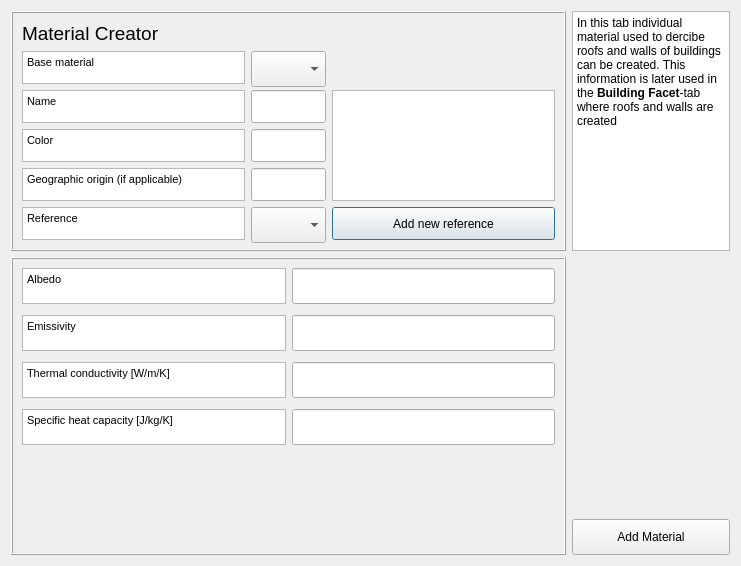
<?xml version="1.0" encoding="UTF-8"?>
<ui version="4.0">
 <class>SpartacusMaterialDialogBase</class>
 <widget class="QDialog" name="SpartacusMaterialDialogBase">
  <property name="geometry">
   <rect>
    <x>0</x>
    <y>0</y>
    <width>741</width>
    <height>566</height>
   </rect>
  </property>
  <property name="windowTitle">
   <string>Urban Type Database editor</string>
  </property>
  <layout class="QGridLayout" name="gridLayout_3">
   <item row="0" column="0">
    <widget class="QFrame" name="frame1">
     <property name="maximumSize">
      <size>
       <width>16777215</width>
       <height>240</height>
      </size>
     </property>
     <property name="frameShape">
      <enum>QFrame::Box</enum>
     </property>
     <property name="frameShadow">
      <enum>QFrame::Raised</enum>
     </property>
     <layout class="QGridLayout" name="gridLayout_2">
      <item row="3" column="0">
       <widget class="QTextBrowser" name="textBrowserOrig">
        <property name="sizePolicy">
         <sizepolicy hsizetype="Expanding" vsizetype="Preferred">
          <horstretch>0</horstretch>
          <verstretch>0</verstretch>
         </sizepolicy>
        </property>
        <property name="maximumSize">
         <size>
          <width>16777215</width>
          <height>36</height>
         </size>
        </property>
        <property name="html">
         <string>&lt;!DOCTYPE HTML PUBLIC &quot;-//W3C//DTD HTML 4.0//EN&quot; &quot;http://www.w3.org/TR/REC-html40/strict.dtd&quot;&gt;
&lt;html&gt;&lt;head&gt;&lt;meta name=&quot;qrichtext&quot; content=&quot;1&quot; /&gt;&lt;style type=&quot;text/css&quot;&gt;
p, li { white-space: pre-wrap; }
&lt;/style&gt;&lt;/head&gt;&lt;body style=&quot; font-family:'MS Shell Dlg 2'; font-size:8.25pt; font-weight:400; font-style:normal;&quot;&gt;
&lt;p style=&quot; margin-top:0px; margin-bottom:0px; margin-left:0px; margin-right:0px; -qt-block-indent:0; text-indent:0px;&quot;&gt;&lt;span style=&quot; font-size:8pt;&quot;&gt;Geographic origin (if applicable)&lt;/span&gt;&lt;/p&gt;&lt;/body&gt;&lt;/html&gt;</string>
        </property>
       </widget>
      </item>
      <item row="4" column="0">
       <widget class="QTextBrowser" name="textBrowserOrig_11">
        <property name="enabled">
         <bool>true</bool>
        </property>
        <property name="sizePolicy">
         <sizepolicy hsizetype="Preferred" vsizetype="Preferred">
          <horstretch>0</horstretch>
          <verstretch>0</verstretch>
         </sizepolicy>
        </property>
        <property name="maximumSize">
         <size>
          <width>16777215</width>
          <height>36</height>
         </size>
        </property>
        <property name="html">
         <string>&lt;!DOCTYPE HTML PUBLIC &quot;-//W3C//DTD HTML 4.0//EN&quot; &quot;http://www.w3.org/TR/REC-html40/strict.dtd&quot;&gt;
&lt;html&gt;&lt;head&gt;&lt;meta name=&quot;qrichtext&quot; content=&quot;1&quot; /&gt;&lt;style type=&quot;text/css&quot;&gt;
p, li { white-space: pre-wrap; }
&lt;/style&gt;&lt;/head&gt;&lt;body style=&quot; font-family:'MS Shell Dlg 2'; font-size:8.25pt; font-weight:400; font-style:normal;&quot;&gt;
&lt;p style=&quot; margin-top:0px; margin-bottom:0px; margin-left:0px; margin-right:0px; -qt-block-indent:0; text-indent:0px;&quot;&gt;&lt;span style=&quot; font-size:8pt;&quot;&gt;Reference&lt;/span&gt;&lt;/p&gt;&lt;/body&gt;&lt;/html&gt;</string>
        </property>
       </widget>
      </item>
      <item row="2" column="0">
       <widget class="QTextBrowser" name="textBrowserOrig_10">
        <property name="sizePolicy">
         <sizepolicy hsizetype="Expanding" vsizetype="Preferred">
          <horstretch>0</horstretch>
          <verstretch>0</verstretch>
         </sizepolicy>
        </property>
        <property name="maximumSize">
         <size>
          <width>16777215</width>
          <height>36</height>
         </size>
        </property>
        <property name="html">
         <string>&lt;!DOCTYPE HTML PUBLIC &quot;-//W3C//DTD HTML 4.0//EN&quot; &quot;http://www.w3.org/TR/REC-html40/strict.dtd&quot;&gt;
&lt;html&gt;&lt;head&gt;&lt;meta name=&quot;qrichtext&quot; content=&quot;1&quot; /&gt;&lt;style type=&quot;text/css&quot;&gt;
p, li { white-space: pre-wrap; }
&lt;/style&gt;&lt;/head&gt;&lt;body style=&quot; font-family:'MS Shell Dlg 2'; font-size:8.25pt; font-weight:400; font-style:normal;&quot;&gt;
&lt;p style=&quot; margin-top:0px; margin-bottom:0px; margin-left:0px; margin-right:0px; -qt-block-indent:0; text-indent:0px;&quot;&gt;&lt;span style=&quot; font-size:8pt;&quot;&gt;Color&lt;/span&gt;&lt;/p&gt;&lt;/body&gt;&lt;/html&gt;</string>
        </property>
       </widget>
      </item>
      <item row="1" column="0">
       <widget class="QTextBrowser" name="textBrowserDesc">
        <property name="sizePolicy">
         <sizepolicy hsizetype="Expanding" vsizetype="Preferred">
          <horstretch>0</horstretch>
          <verstretch>0</verstretch>
         </sizepolicy>
        </property>
        <property name="maximumSize">
         <size>
          <width>16777215</width>
          <height>36</height>
         </size>
        </property>
        <property name="html">
         <string>&lt;!DOCTYPE HTML PUBLIC &quot;-//W3C//DTD HTML 4.0//EN&quot; &quot;http://www.w3.org/TR/REC-html40/strict.dtd&quot;&gt;
&lt;html&gt;&lt;head&gt;&lt;meta name=&quot;qrichtext&quot; content=&quot;1&quot; /&gt;&lt;style type=&quot;text/css&quot;&gt;
p, li { white-space: pre-wrap; }
&lt;/style&gt;&lt;/head&gt;&lt;body style=&quot; font-family:'MS Shell Dlg 2'; font-size:8.25pt; font-weight:400; font-style:normal;&quot;&gt;
&lt;p style=&quot; margin-top:0px; margin-bottom:0px; margin-left:0px; margin-right:0px; -qt-block-indent:0; text-indent:0px;&quot;&gt;&lt;span style=&quot; font-size:8pt;&quot;&gt;Name&lt;/span&gt;&lt;/p&gt;&lt;/body&gt;&lt;/html&gt;</string>
        </property>
       </widget>
      </item>
      <item row="0" column="0">
       <widget class="QLabel" name="label_3">
        <property name="font">
         <font>
          <pointsize>14</pointsize>
          <weight>50</weight>
          <italic>false</italic>
          <bold>false</bold>
          <strikeout>false</strikeout>
          <kerning>true</kerning>
         </font>
        </property>
        <property name="text">
         <string>Material Creator</string>
        </property>
       </widget>
      </item>
      <item row="2" column="2" rowspan="3">
       <widget class="QTextBrowser" name="textBrowserRef">
        <property name="enabled">
         <bool>true</bool>
        </property>
        <property name="sizePolicy">
         <sizepolicy hsizetype="Preferred" vsizetype="Expanding">
          <horstretch>0</horstretch>
          <verstretch>0</verstretch>
         </sizepolicy>
        </property>
        <property name="minimumSize">
         <size>
          <width>0</width>
          <height>0</height>
         </size>
        </property>
        <property name="maximumSize">
         <size>
          <width>525</width>
          <height>211</height>
         </size>
        </property>
       </widget>
      </item>
      <item row="1" column="0">
       <widget class="QTextBrowser" name="textBrowserBase_12">
        <property name="enabled">
         <bool>true</bool>
        </property>
        <property name="sizePolicy">
         <sizepolicy hsizetype="Preferred" vsizetype="Preferred">
          <horstretch>0</horstretch>
          <verstretch>0</verstretch>
         </sizepolicy>
        </property>
        <property name="maximumSize">
         <size>
          <width>16777215</width>
          <height>36</height>
         </size>
        </property>
        <property name="html">
         <string>&lt;!DOCTYPE HTML PUBLIC &quot;-//W3C//DTD HTML 4.0//EN&quot; &quot;http://www.w3.org/TR/REC-html40/strict.dtd&quot;&gt;
&lt;html&gt;&lt;head&gt;&lt;meta name=&quot;qrichtext&quot; content=&quot;1&quot; /&gt;&lt;style type=&quot;text/css&quot;&gt;
p, li { white-space: pre-wrap; }
&lt;/style&gt;&lt;/head&gt;&lt;body style=&quot; font-family:'MS Shell Dlg 2'; font-size:8.25pt; font-weight:400; font-style:normal;&quot;&gt;
&lt;p style=&quot; margin-top:0px; margin-bottom:0px; margin-left:0px; margin-right:0px; -qt-block-indent:0; text-indent:0px;&quot;&gt;&lt;span style=&quot; font-size:8pt;&quot;&gt;Base material&lt;/span&gt;&lt;/p&gt;&lt;/body&gt;&lt;/html&gt;</string>
        </property>
       </widget>
      </item>
      <item row="4" column="0">
       <widget class="QTextBrowser" name="textBrowserOrig">
        <property name="sizePolicy">
         <sizepolicy hsizetype="Expanding" vsizetype="Preferred">
          <horstretch>0</horstretch>
          <verstretch>0</verstretch>
         </sizepolicy>
        </property>
        <property name="maximumSize">
         <size>
          <width>16777215</width>
          <height>36</height>
         </size>
        </property>
        <property name="html">
         <string>&lt;!DOCTYPE HTML PUBLIC &quot;-//W3C//DTD HTML 4.0//EN&quot; &quot;http://www.w3.org/TR/REC-html40/strict.dtd&quot;&gt;
&lt;html&gt;&lt;head&gt;&lt;meta name=&quot;qrichtext&quot; content=&quot;1&quot; /&gt;&lt;style type=&quot;text/css&quot;&gt;
p, li { white-space: pre-wrap; }
&lt;/style&gt;&lt;/head&gt;&lt;body style=&quot; font-family:'MS Shell Dlg 2'; font-size:8.25pt; font-weight:400; font-style:normal;&quot;&gt;
&lt;p style=&quot; margin-top:0px; margin-bottom:0px; margin-left:0px; margin-right:0px; -qt-block-indent:0; text-indent:0px;&quot;&gt;&lt;span style=&quot; font-size:8pt;&quot;&gt;Geographic origin (if applicable)&lt;/span&gt;&lt;/p&gt;&lt;/body&gt;&lt;/html&gt;</string>
        </property>
       </widget>
      </item>
      <item row="4" column="1">
       <widget class="QgsFilterLineEdit" name="textEditOrig">
        <property name="sizePolicy">
         <sizepolicy hsizetype="Expanding" vsizetype="Preferred">
          <horstretch>0</horstretch>
          <verstretch>0</verstretch>
         </sizepolicy>
        </property>
        <property name="maximumSize">
         <size>
          <width>16777215</width>
          <height>36</height>
         </size>
        </property>
        <property name="qgisRelation" stdset="0">
         <string notr="true"/>
        </property>
       </widget>
      </item>
      <item row="5" column="2">
       <widget class="QPushButton" name="pushButtonToRefManager">
        <property name="enabled">
         <bool>true</bool>
        </property>
        <property name="sizePolicy">
         <sizepolicy hsizetype="Minimum" vsizetype="Expanding">
          <horstretch>0</horstretch>
          <verstretch>0</verstretch>
         </sizepolicy>
        </property>
        <property name="maximumSize">
         <size>
          <width>16777215</width>
          <height>36</height>
         </size>
        </property>
        <property name="text">
         <string>Add new reference</string>
        </property>
       </widget>
      </item>
      <item row="3" column="1">
       <widget class="QgsFilterLineEdit" name="textEditColor">
        <property name="sizePolicy">
         <sizepolicy hsizetype="Expanding" vsizetype="Preferred">
          <horstretch>0</horstretch>
          <verstretch>0</verstretch>
         </sizepolicy>
        </property>
        <property name="maximumSize">
         <size>
          <width>16777215</width>
          <height>36</height>
         </size>
        </property>
        <property name="inputMethodHints">
         <set>Qt::ImhNone</set>
        </property>
        <property name="qgisRelation" stdset="0">
         <string notr="true"/>
        </property>
       </widget>
      </item>
      <item row="2" column="0">
       <widget class="QTextBrowser" name="textBrowserDesc">
        <property name="sizePolicy">
         <sizepolicy hsizetype="Expanding" vsizetype="Preferred">
          <horstretch>0</horstretch>
          <verstretch>0</verstretch>
         </sizepolicy>
        </property>
        <property name="maximumSize">
         <size>
          <width>16777215</width>
          <height>36</height>
         </size>
        </property>
        <property name="html">
         <string>&lt;!DOCTYPE HTML PUBLIC &quot;-//W3C//DTD HTML 4.0//EN&quot; &quot;http://www.w3.org/TR/REC-html40/strict.dtd&quot;&gt;
&lt;html&gt;&lt;head&gt;&lt;meta name=&quot;qrichtext&quot; content=&quot;1&quot; /&gt;&lt;style type=&quot;text/css&quot;&gt;
p, li { white-space: pre-wrap; }
&lt;/style&gt;&lt;/head&gt;&lt;body style=&quot; font-family:'MS Shell Dlg 2'; font-size:8.25pt; font-weight:400; font-style:normal;&quot;&gt;
&lt;p style=&quot; margin-top:0px; margin-bottom:0px; margin-left:0px; margin-right:0px; -qt-block-indent:0; text-indent:0px;&quot;&gt;&lt;span style=&quot; font-size:8pt;&quot;&gt;Name&lt;/span&gt;&lt;/p&gt;&lt;/body&gt;&lt;/html&gt;</string>
        </property>
       </widget>
      </item>
      <item row="3" column="0">
       <widget class="QTextBrowser" name="textBrowserOrig_10">
        <property name="sizePolicy">
         <sizepolicy hsizetype="Expanding" vsizetype="Preferred">
          <horstretch>0</horstretch>
          <verstretch>0</verstretch>
         </sizepolicy>
        </property>
        <property name="maximumSize">
         <size>
          <width>16777215</width>
          <height>36</height>
         </size>
        </property>
        <property name="html">
         <string>&lt;!DOCTYPE HTML PUBLIC &quot;-//W3C//DTD HTML 4.0//EN&quot; &quot;http://www.w3.org/TR/REC-html40/strict.dtd&quot;&gt;
&lt;html&gt;&lt;head&gt;&lt;meta name=&quot;qrichtext&quot; content=&quot;1&quot; /&gt;&lt;style type=&quot;text/css&quot;&gt;
p, li { white-space: pre-wrap; }
&lt;/style&gt;&lt;/head&gt;&lt;body style=&quot; font-family:'MS Shell Dlg 2'; font-size:8.25pt; font-weight:400; font-style:normal;&quot;&gt;
&lt;p style=&quot; margin-top:0px; margin-bottom:0px; margin-left:0px; margin-right:0px; -qt-block-indent:0; text-indent:0px;&quot;&gt;&lt;span style=&quot; font-size:8pt;&quot;&gt;Color&lt;/span&gt;&lt;/p&gt;&lt;/body&gt;&lt;/html&gt;</string>
        </property>
       </widget>
      </item>
      <item row="5" column="1">
       <widget class="QComboBox" name="comboBoxRef">
        <property name="enabled">
         <bool>true</bool>
        </property>
        <property name="sizePolicy">
         <sizepolicy hsizetype="Preferred" vsizetype="Preferred">
          <horstretch>0</horstretch>
          <verstretch>0</verstretch>
         </sizepolicy>
        </property>
        <property name="minimumSize">
         <size>
          <width>0</width>
          <height>36</height>
         </size>
        </property>
        <property name="maximumSize">
         <size>
          <width>500</width>
          <height>36</height>
         </size>
        </property>
       </widget>
      </item>
      <item row="6" column="0">
       <spacer name="verticalSpacer_2">
        <property name="orientation">
         <enum>Qt::Vertical</enum>
        </property>
        <property name="sizeHint" stdset="0">
         <size>
          <width>20</width>
          <height>40</height>
         </size>
        </property>
       </spacer>
      </item>
      <item row="5" column="0">
       <widget class="QTextBrowser" name="textBrowserOrig_11">
        <property name="enabled">
         <bool>true</bool>
        </property>
        <property name="sizePolicy">
         <sizepolicy hsizetype="Preferred" vsizetype="Preferred">
          <horstretch>0</horstretch>
          <verstretch>0</verstretch>
         </sizepolicy>
        </property>
        <property name="maximumSize">
         <size>
          <width>16777215</width>
          <height>36</height>
         </size>
        </property>
        <property name="html">
         <string>&lt;!DOCTYPE HTML PUBLIC &quot;-//W3C//DTD HTML 4.0//EN&quot; &quot;http://www.w3.org/TR/REC-html40/strict.dtd&quot;&gt;
&lt;html&gt;&lt;head&gt;&lt;meta name=&quot;qrichtext&quot; content=&quot;1&quot; /&gt;&lt;style type=&quot;text/css&quot;&gt;
p, li { white-space: pre-wrap; }
&lt;/style&gt;&lt;/head&gt;&lt;body style=&quot; font-family:'MS Shell Dlg 2'; font-size:8.25pt; font-weight:400; font-style:normal;&quot;&gt;
&lt;p style=&quot; margin-top:0px; margin-bottom:0px; margin-left:0px; margin-right:0px; -qt-block-indent:0; text-indent:0px;&quot;&gt;&lt;span style=&quot; font-size:8pt;&quot;&gt;Reference&lt;/span&gt;&lt;/p&gt;&lt;/body&gt;&lt;/html&gt;</string>
        </property>
       </widget>
      </item>
      <item row="1" column="1">
       <widget class="QComboBox" name="comboBoxBase">
        <property name="enabled">
         <bool>true</bool>
        </property>
        <property name="sizePolicy">
         <sizepolicy hsizetype="Preferred" vsizetype="Preferred">
          <horstretch>0</horstretch>
          <verstretch>0</verstretch>
         </sizepolicy>
        </property>
        <property name="minimumSize">
         <size>
          <width>0</width>
          <height>36</height>
         </size>
        </property>
        <property name="maximumSize">
         <size>
          <width>500</width>
          <height>36</height>
         </size>
        </property>
       </widget>
      </item>
      <item row="2" column="1">
       <widget class="QgsFilterLineEdit" name="textEditName">
        <property name="sizePolicy">
         <sizepolicy hsizetype="Expanding" vsizetype="Preferred">
          <horstretch>0</horstretch>
          <verstretch>0</verstretch>
         </sizepolicy>
        </property>
        <property name="maximumSize">
         <size>
          <width>16777215</width>
          <height>36</height>
         </size>
        </property>
        <property name="inputMethodHints">
         <set>Qt::ImhNone</set>
        </property>
        <property name="qgisRelation" stdset="0">
         <string notr="true"/>
        </property>
       </widget>
      </item>
     </layout>
    </widget>
   </item>
   <item row="0" column="1">
    <widget class="QTextBrowser" name="textBrowserDescVar">
     <property name="enabled">
      <bool>true</bool>
     </property>
     <property name="sizePolicy">
      <sizepolicy hsizetype="Preferred" vsizetype="Preferred">
       <horstretch>0</horstretch>
       <verstretch>0</verstretch>
      </sizepolicy>
     </property>
     <property name="minimumSize">
      <size>
       <width>150</width>
       <height>0</height>
      </size>
     </property>
     <property name="maximumSize">
      <size>
       <width>16777215</width>
       <height>16777215</height>
      </size>
     </property>
     <property name="html">
      <string>&lt;!DOCTYPE HTML PUBLIC &quot;-//W3C//DTD HTML 4.0//EN&quot; &quot;http://www.w3.org/TR/REC-html40/strict.dtd&quot;&gt;
&lt;html&gt;&lt;head&gt;&lt;meta name=&quot;qrichtext&quot; content=&quot;1&quot; /&gt;&lt;style type=&quot;text/css&quot;&gt;
p, li { white-space: pre-wrap; }
&lt;/style&gt;&lt;/head&gt;&lt;body style=&quot; font-family:'MS Shell Dlg 2'; font-size:8.25pt; font-weight:400; font-style:normal;&quot;&gt;
&lt;p style=&quot; margin-top:12px; margin-bottom:12px; margin-left:0px; margin-right:0px; -qt-block-indent:0; text-indent:0px;&quot;&gt;&lt;span style=&quot; font-size:9pt;&quot;&gt;In this tab individual material used to dercibe roofs and walls of buildings can be created. This information is later used in the &lt;/span&gt;&lt;span style=&quot; font-size:9pt; font-weight:600;&quot;&gt;Building Facet&lt;/span&gt;&lt;span style=&quot; font-size:9pt;&quot;&gt;-tab where roofs and walls are created&lt;/span&gt;&lt;/p&gt;&lt;/body&gt;&lt;/html&gt;</string>
     </property>
    </widget>
   </item>
   <item row="1" column="0" rowspan="2">
    <widget class="QFrame" name="frame">
     <property name="frameShape">
      <enum>QFrame::Box</enum>
     </property>
     <property name="frameShadow">
      <enum>QFrame::Raised</enum>
     </property>
     <layout class="QGridLayout" name="gridLayout">
      <property name="verticalSpacing">
       <number>11</number>
      </property>
      <item row="6" column="0">
       <widget class="QTextBrowser" name="textBrowserOrig_2">
        <property name="sizePolicy">
         <sizepolicy hsizetype="Expanding" vsizetype="Preferred">
          <horstretch>0</horstretch>
          <verstretch>0</verstretch>
         </sizepolicy>
        </property>
        <property name="maximumSize">
         <size>
          <width>16777215</width>
          <height>36</height>
         </size>
        </property>
        <property name="html">
         <string>&lt;!DOCTYPE HTML PUBLIC &quot;-//W3C//DTD HTML 4.0//EN&quot; &quot;http://www.w3.org/TR/REC-html40/strict.dtd&quot;&gt;
&lt;html&gt;&lt;head&gt;&lt;meta name=&quot;qrichtext&quot; content=&quot;1&quot; /&gt;&lt;style type=&quot;text/css&quot;&gt;
p, li { white-space: pre-wrap; }
&lt;/style&gt;&lt;/head&gt;&lt;body style=&quot; font-family:'MS Shell Dlg 2'; font-size:8.25pt; font-weight:400; font-style:normal;&quot;&gt;
&lt;p style=&quot; margin-top:0px; margin-bottom:0px; margin-left:0px; margin-right:0px; -qt-block-indent:0; text-indent:0px;&quot;&gt;&lt;span style=&quot; font-size:8pt;&quot;&gt;Albedo&lt;/span&gt;&lt;/p&gt;&lt;/body&gt;&lt;/html&gt;</string>
        </property>
       </widget>
      </item>
      <item row="8" column="1">
       <widget class="QgsFilterLineEdit" name="textEditThermalC">
        <property name="sizePolicy">
         <sizepolicy hsizetype="Expanding" vsizetype="Preferred">
          <horstretch>0</horstretch>
          <verstretch>0</verstretch>
         </sizepolicy>
        </property>
        <property name="maximumSize">
         <size>
          <width>16777215</width>
          <height>36</height>
         </size>
        </property>
        <property name="inputMethodHints">
         <set>Qt::ImhDigitsOnly|Qt::ImhFormattedNumbersOnly</set>
        </property>
        <property name="qgisRelation" stdset="0">
         <string notr="true"/>
        </property>
       </widget>
      </item>
      <item row="9" column="1">
       <widget class="QgsFilterLineEdit" name="textEditSpecificH">
        <property name="sizePolicy">
         <sizepolicy hsizetype="Expanding" vsizetype="Preferred">
          <horstretch>0</horstretch>
          <verstretch>0</verstretch>
         </sizepolicy>
        </property>
        <property name="maximumSize">
         <size>
          <width>16777215</width>
          <height>36</height>
         </size>
        </property>
        <property name="inputMethodHints">
         <set>Qt::ImhDigitsOnly|Qt::ImhFormattedNumbersOnly</set>
        </property>
        <property name="qgisRelation" stdset="0">
         <string notr="true"/>
        </property>
       </widget>
      </item>
      <item row="7" column="1">
       <widget class="QgsFilterLineEdit" name="textEditEmissivity">
        <property name="sizePolicy">
         <sizepolicy hsizetype="Expanding" vsizetype="Preferred">
          <horstretch>0</horstretch>
          <verstretch>0</verstretch>
         </sizepolicy>
        </property>
        <property name="maximumSize">
         <size>
          <width>16777215</width>
          <height>36</height>
         </size>
        </property>
        <property name="inputMethodHints">
         <set>Qt::ImhDigitsOnly|Qt::ImhFormattedNumbersOnly</set>
        </property>
        <property name="qgisRelation" stdset="0">
         <string notr="true"/>
        </property>
       </widget>
      </item>
      <item row="7" column="0">
       <widget class="QTextBrowser" name="textBrowserOrig_3">
        <property name="sizePolicy">
         <sizepolicy hsizetype="Expanding" vsizetype="Preferred">
          <horstretch>0</horstretch>
          <verstretch>0</verstretch>
         </sizepolicy>
        </property>
        <property name="maximumSize">
         <size>
          <width>16777215</width>
          <height>36</height>
         </size>
        </property>
        <property name="html">
         <string>&lt;!DOCTYPE HTML PUBLIC &quot;-//W3C//DTD HTML 4.0//EN&quot; &quot;http://www.w3.org/TR/REC-html40/strict.dtd&quot;&gt;
&lt;html&gt;&lt;head&gt;&lt;meta name=&quot;qrichtext&quot; content=&quot;1&quot; /&gt;&lt;style type=&quot;text/css&quot;&gt;
p, li { white-space: pre-wrap; }
&lt;/style&gt;&lt;/head&gt;&lt;body style=&quot; font-family:'MS Shell Dlg 2'; font-size:8.25pt; font-weight:400; font-style:normal;&quot;&gt;
&lt;p style=&quot; margin-top:0px; margin-bottom:0px; margin-left:0px; margin-right:0px; -qt-block-indent:0; text-indent:0px;&quot;&gt;&lt;span style=&quot; font-size:8pt;&quot;&gt;Emissivity&lt;/span&gt;&lt;/p&gt;&lt;/body&gt;&lt;/html&gt;</string>
        </property>
       </widget>
      </item>
      <item row="6" column="1">
       <widget class="QgsFilterLineEdit" name="textEditAlbedo">
        <property name="sizePolicy">
         <sizepolicy hsizetype="Expanding" vsizetype="Preferred">
          <horstretch>0</horstretch>
          <verstretch>0</verstretch>
         </sizepolicy>
        </property>
        <property name="maximumSize">
         <size>
          <width>16777215</width>
          <height>36</height>
         </size>
        </property>
        <property name="inputMethodHints">
         <set>Qt::ImhDigitsOnly|Qt::ImhFormattedNumbersOnly</set>
        </property>
        <property name="qgisRelation" stdset="0">
         <string notr="true"/>
        </property>
       </widget>
      </item>
      <item row="9" column="0">
       <widget class="QTextBrowser" name="textBrowserOrig_5">
        <property name="sizePolicy">
         <sizepolicy hsizetype="Expanding" vsizetype="Preferred">
          <horstretch>0</horstretch>
          <verstretch>0</verstretch>
         </sizepolicy>
        </property>
        <property name="maximumSize">
         <size>
          <width>16777215</width>
          <height>36</height>
         </size>
        </property>
        <property name="html">
         <string>&lt;!DOCTYPE HTML PUBLIC &quot;-//W3C//DTD HTML 4.0//EN&quot; &quot;http://www.w3.org/TR/REC-html40/strict.dtd&quot;&gt;
&lt;html&gt;&lt;head&gt;&lt;meta name=&quot;qrichtext&quot; content=&quot;1&quot; /&gt;&lt;style type=&quot;text/css&quot;&gt;
p, li { white-space: pre-wrap; }
&lt;/style&gt;&lt;/head&gt;&lt;body style=&quot; font-family:'MS Shell Dlg 2'; font-size:8.25pt; font-weight:400; font-style:normal;&quot;&gt;
&lt;p style=&quot; margin-top:0px; margin-bottom:0px; margin-left:0px; margin-right:0px; -qt-block-indent:0; text-indent:0px;&quot;&gt;Specific heat capacity [J/kg/K]&lt;/p&gt;&lt;/body&gt;&lt;/html&gt;</string>
        </property>
       </widget>
      </item>
      <item row="8" column="0">
       <widget class="QTextBrowser" name="textBrowserOrig_4">
        <property name="sizePolicy">
         <sizepolicy hsizetype="Expanding" vsizetype="Preferred">
          <horstretch>0</horstretch>
          <verstretch>0</verstretch>
         </sizepolicy>
        </property>
        <property name="maximumSize">
         <size>
          <width>16777215</width>
          <height>36</height>
         </size>
        </property>
        <property name="html">
         <string>&lt;!DOCTYPE HTML PUBLIC &quot;-//W3C//DTD HTML 4.0//EN&quot; &quot;http://www.w3.org/TR/REC-html40/strict.dtd&quot;&gt;
&lt;html&gt;&lt;head&gt;&lt;meta name=&quot;qrichtext&quot; content=&quot;1&quot; /&gt;&lt;style type=&quot;text/css&quot;&gt;
p, li { white-space: pre-wrap; }
&lt;/style&gt;&lt;/head&gt;&lt;body style=&quot; font-family:'MS Shell Dlg 2'; font-size:8.25pt; font-weight:400; font-style:normal;&quot;&gt;
&lt;p style=&quot; margin-top:0px; margin-bottom:0px; margin-left:0px; margin-right:0px; -qt-block-indent:0; text-indent:0px;&quot;&gt;Thermal conductivity [W/m/K]&lt;/p&gt;&lt;/body&gt;&lt;/html&gt;</string>
        </property>
       </widget>
      </item>
      <item row="10" column="0" colspan="2">
       <spacer name="verticalSpacer">
        <property name="orientation">
         <enum>Qt::Vertical</enum>
        </property>
        <property name="sizeHint" stdset="0">
         <size>
          <width>20</width>
          <height>40</height>
         </size>
        </property>
       </spacer>
      </item>
     </layout>
    </widget>
   </item>
   <item row="1" column="1">
    <spacer name="horizontalSpacer_2">
     <property name="orientation">
      <enum>Qt::Horizontal</enum>
     </property>
     <property name="sizeHint" stdset="0">
      <size>
       <width>223</width>
       <height>20</height>
      </size>
     </property>
    </spacer>
   </item>
   <item row="2" column="1">
    <widget class="QPushButton" name="pushButtonGen">
     <property name="enabled">
      <bool>true</bool>
     </property>
     <property name="sizePolicy">
      <sizepolicy hsizetype="Minimum" vsizetype="Expanding">
       <horstretch>0</horstretch>
       <verstretch>0</verstretch>
      </sizepolicy>
     </property>
     <property name="maximumSize">
      <size>
       <width>16777215</width>
       <height>36</height>
      </size>
     </property>
     <property name="text">
      <string>Add Material</string>
     </property>
    </widget>
   </item>
  </layout>
 </widget>
 <customwidgets>
  <customwidget>
   <class>QgsFilterLineEdit</class>
   <extends>QLineEdit</extends>
   <header>qgsfilterlineedit.h</header>
  </customwidget>
 </customwidgets>
 <resources/>
 <connections/>
</ui>
